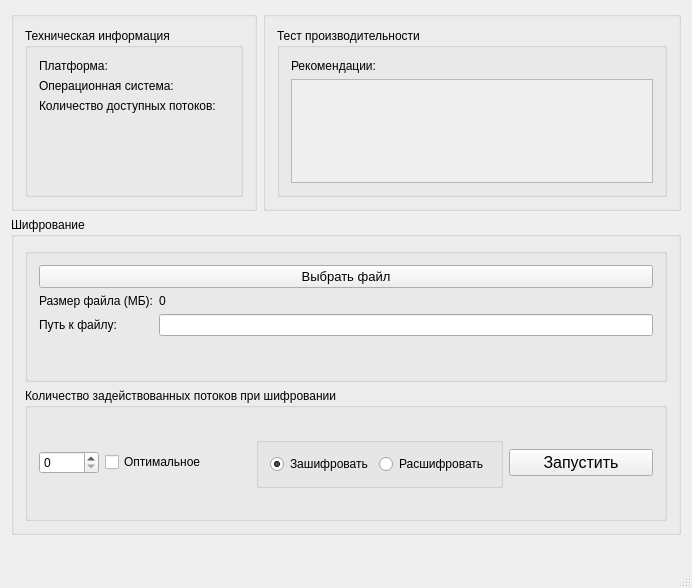
<?xml version="1.0" encoding="UTF-8"?>
<ui version="4.0">
 <class>MainWindow</class>
 <widget class="QMainWindow" name="MainWindow">
  <property name="geometry">
   <rect>
    <x>0</x>
    <y>0</y>
    <width>692</width>
    <height>588</height>
   </rect>
  </property>
  <property name="maximumSize">
   <size>
    <width>16777215</width>
    <height>800</height>
   </size>
  </property>
  <property name="windowTitle">
   <string>Шифрование</string>
  </property>
  <widget class="QWidget" name="centralWidget">
   <property name="maximumSize">
    <size>
     <width>16777215</width>
     <height>600</height>
    </size>
   </property>
   <layout class="QVBoxLayout" name="verticalLayout_3">
    <item>
     <layout class="QVBoxLayout" name="verticalLayout">
      <item>
       <layout class="QHBoxLayout" name="information">
        <item>
         <widget class="QGroupBox" name="tech_info_2">
          <property name="maximumSize">
           <size>
            <width>16777215</width>
            <height>200</height>
           </size>
          </property>
          <property name="title">
           <string/>
          </property>
          <layout class="QHBoxLayout" name="horizontalLayout_6">
           <item>
            <widget class="QGroupBox" name="tech_info">
             <property name="title">
              <string>Техническая информация</string>
             </property>
             <layout class="QVBoxLayout" name="verticalLayout_7">
              <item>
               <layout class="QFormLayout" name="formLayout">
                <item row="0" column="0">
                 <widget class="QLabel" name="label">
                  <property name="text">
                   <string>Платформа:</string>
                  </property>
                 </widget>
                </item>
                <item row="0" column="1">
                 <widget class="QLabel" name="platformLBL">
                  <property name="text">
                   <string/>
                  </property>
                 </widget>
                </item>
                <item row="1" column="0">
                 <widget class="QLabel" name="label_2">
                  <property name="text">
                   <string>Операционная система:</string>
                  </property>
                 </widget>
                </item>
                <item row="1" column="1">
                 <widget class="QLabel" name="osLBL">
                  <property name="text">
                   <string/>
                  </property>
                 </widget>
                </item>
                <item row="2" column="0">
                 <widget class="QLabel" name="label_5">
                  <property name="text">
                   <string>Количество доступных потоков:</string>
                  </property>
                 </widget>
                </item>
                <item row="2" column="1">
                 <widget class="QLabel" name="threadCountLBL">
                  <property name="text">
                   <string/>
                  </property>
                 </widget>
                </item>
               </layout>
              </item>
             </layout>
            </widget>
           </item>
          </layout>
         </widget>
        </item>
        <item>
         <widget class="QGroupBox" name="test">
          <property name="maximumSize">
           <size>
            <width>16777215</width>
            <height>200</height>
           </size>
          </property>
          <property name="title">
           <string/>
          </property>
          <layout class="QHBoxLayout" name="horizontalLayout_5">
           <item>
            <widget class="QGroupBox" name="perfomance_test">
             <property name="title">
              <string>Тест производительности</string>
             </property>
             <layout class="QVBoxLayout" name="verticalLayout_12">
              <item>
               <layout class="QVBoxLayout" name="verticalLayout_13">
                <item>
                 <widget class="QLabel" name="recommendLBL_3">
                  <property name="text">
                   <string>Рекомендации:</string>
                  </property>
                 </widget>
                </item>
                <item>
                 <widget class="QPlainTextEdit" name="recommendPTE_3">
                  <property name="enabled">
                   <bool>false</bool>
                  </property>
                 </widget>
                </item>
               </layout>
              </item>
             </layout>
            </widget>
           </item>
          </layout>
         </widget>
        </item>
       </layout>
      </item>
      <item>
       <widget class="QGroupBox" name="selectFile">
        <property name="enabled">
         <bool>true</bool>
        </property>
        <property name="title">
         <string>Шифрование</string>
        </property>
        <layout class="QVBoxLayout" name="verticalLayout_9">
         <item>
          <layout class="QVBoxLayout" name="verticalLayout_8">
           <item>
            <widget class="QGroupBox" name="groupBox">
             <property name="title">
              <string/>
             </property>
             <layout class="QGridLayout" name="gridLayout">
              <item row="1" column="0">
               <layout class="QFormLayout" name="formLayout_2">
                <item row="1" column="0">
                 <widget class="QLabel" name="filePathLBL">
                  <property name="text">
                   <string>Путь к файлу:</string>
                  </property>
                 </widget>
                </item>
                <item row="0" column="0">
                 <widget class="QLabel" name="fileSizeCaptionLBL">
                  <property name="text">
                   <string>Размер файла (МБ):</string>
                  </property>
                 </widget>
                </item>
                <item row="1" column="1">
                 <widget class="QLineEdit" name="filePathLE">
                  <property name="focusPolicy">
                   <enum>Qt::NoFocus</enum>
                  </property>
                 </widget>
                </item>
                <item row="0" column="1">
                 <widget class="QLabel" name="fileSizeLBL">
                  <property name="text">
                   <string>0</string>
                  </property>
                 </widget>
                </item>
               </layout>
              </item>
              <item row="0" column="0">
               <widget class="QPushButton" name="selectFileBTN">
                <property name="font">
                 <font>
                  <pointsize>10</pointsize>
                 </font>
                </property>
                <property name="text">
                 <string>Выбрать файл</string>
                </property>
               </widget>
              </item>
             </layout>
            </widget>
           </item>
           <item>
            <layout class="QVBoxLayout" name="verticalLayout_14"/>
           </item>
          </layout>
         </item>
         <item>
          <widget class="QGroupBox" name="thread_count">
           <property name="maximumSize">
            <size>
             <width>16777215</width>
             <height>200</height>
            </size>
           </property>
           <property name="title">
            <string>Количество задействованных потоков при шифровании</string>
           </property>
           <layout class="QVBoxLayout" name="verticalLayout_6">
            <item>
             <layout class="QVBoxLayout" name="verticalLayout_5">
              <item>
               <layout class="QHBoxLayout" name="horizontalLayout">
                <item>
                 <widget class="QSpinBox" name="optimThreadCountSB">
                  <property name="maximumSize">
                   <size>
                    <width>60</width>
                    <height>16777215</height>
                   </size>
                  </property>
                 </widget>
                </item>
                <item>
                 <widget class="QCheckBox" name="optimThreadCB">
                  <property name="text">
                   <string>Оптимальное</string>
                  </property>
                 </widget>
                </item>
                <item>
                 <widget class="QGroupBox" name="encryptRadioBox">
                  <property name="title">
                   <string/>
                  </property>
                  <layout class="QHBoxLayout" name="horizontalLayout_3">
                   <item>
                    <layout class="QHBoxLayout" name="horizontalLayout_2">
                     <item>
                      <widget class="QRadioButton" name="encryptRadio">
                       <property name="text">
                        <string>Зашифровать</string>
                       </property>
                       <property name="checked">
                        <bool>true</bool>
                       </property>
                      </widget>
                     </item>
                     <item>
                      <widget class="QRadioButton" name="decryptRadio">
                       <property name="text">
                        <string>Расшифровать</string>
                       </property>
                      </widget>
                     </item>
                    </layout>
                   </item>
                  </layout>
                 </widget>
                </item>
                <item>
                 <widget class="QPushButton" name="encriptBTN">
                  <property name="enabled">
                   <bool>true</bool>
                  </property>
                  <property name="baseSize">
                   <size>
                    <width>120</width>
                    <height>0</height>
                   </size>
                  </property>
                  <property name="font">
                   <font>
                    <pointsize>12</pointsize>
                   </font>
                  </property>
                  <property name="text">
                   <string>Запустить</string>
                  </property>
                 </widget>
                </item>
               </layout>
              </item>
             </layout>
            </item>
           </layout>
          </widget>
         </item>
        </layout>
       </widget>
      </item>
     </layout>
    </item>
    <item>
     <widget class="QLabel" name="statusText">
      <property name="text">
       <string/>
      </property>
     </widget>
    </item>
   </layout>
  </widget>
  <widget class="QStatusBar" name="statusBar"/>
  <action name="action">
   <property name="text">
    <string>Выбрать файл для шифрования</string>
   </property>
  </action>
  <action name="action_2">
   <property name="text">
    <string>Тест производительности</string>
   </property>
  </action>
 </widget>
 <layoutdefault spacing="6" margin="11"/>
 <resources/>
 <connections/>
</ui>
